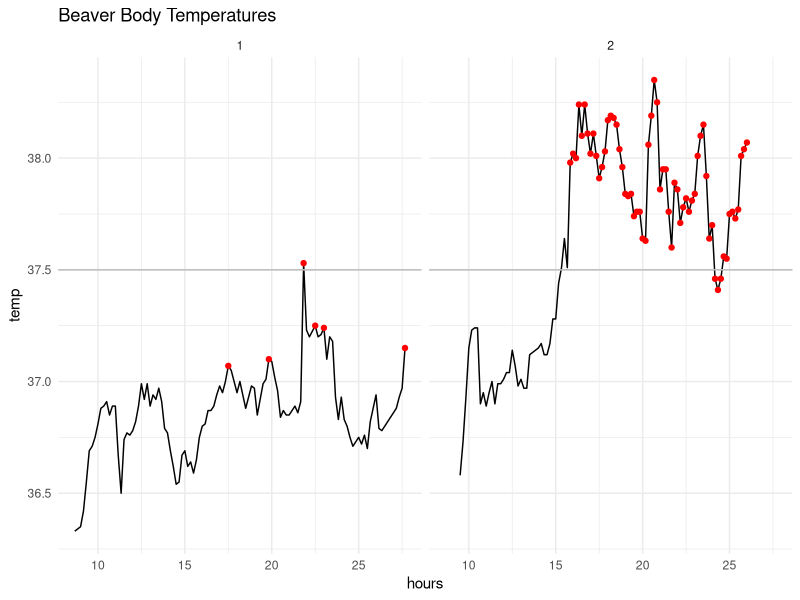

R code for this plot:
## ---- chunk 1
library(knitr)
library(dplyr)
library(purrr)
library(ggplot2)

knitr::opts_chunk$set(echo = TRUE)

# this is a function we will use to recode the activ value in our data
recode_activ <- function(activ_value) {
  if (is.na(activ_value)) {
    return(NA_character_)
  } else if (activ_value == 1) {
    return("active")
  } else if (activ_value == 0) {
    return("inactive")
  } else {
    stop("Unknown activ value")
  }
}

## ---- chunk 2
# This code below is what's needed to process our dataset
# the beaver datasets are builtin the R programming language
# you do not need to do anything to use the dataset,
# but we will be processing them

bev1 <- beaver1 |>
  dplyr::mutate(
    bev_num = 1,
    hours = time %/% 100 + 24*(day - day[1]) + (time %% 100)/60
  )

bev2 <- beaver2 |>
  dplyr::mutate(
    bev_num = 2,
    hours = time %/% 100 + 24*(day - day[1]) + (time %% 100)/60
  )

bevs <- dplyr::bind_rows(bev1, bev2) |>
  dplyr::mutate(
    activ_char = purrr::map_chr(activ, recode_activ)
  )

# the bev data is what we will use for other parts of the analysis
## ---- chunk 3
# this table calculation should be loaded in the final report
bev_num_counts <- bevs |>
  dplyr::count(bev_num)
## ---- chunk 4
# this table should be displayed in the report
bev_num_counts |>
  knitr::kable()
## ---- chunk 5
# there is a table calculation here that ends up being displayed in the final report
activ_char_counts <- bevs |>
  dplyr::count(bev_num, activ_char)

activ_char_counts |>
  knitr::kable()
## ---- chunk 6
# this is a figure that should be saved and loaded into the report
g <- ggplot(bevs) +
  geom_line(aes(x = hours, y = temp)) +
  geom_point(
    data = dplyr::filter(bevs, activ == 1),
    aes(x = hours, y = temp),
    color = "red"
  ) +
  geom_hline(yintercept = 37.5, color = "grey") +
  facet_grid(~bev_num) +
  ggtitle("Beaver Body Temperatures") +
  theme_minimal()

g
